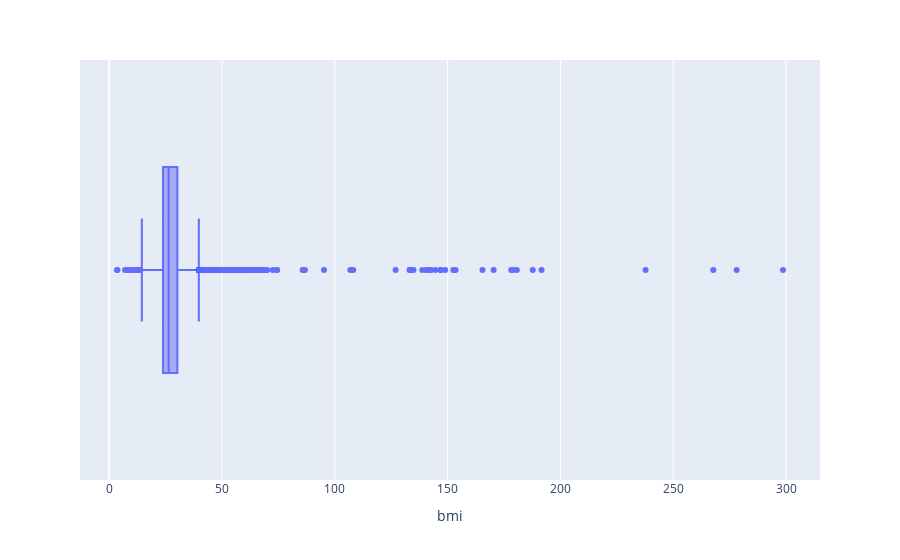

Notebook code cell kept with this figure:
### Markdown cell above
We can see that there is some impossible values for BMI in this dataset. For instance someone with a BMI of 298? and 3.4? That is unreasonable.

### Code cell
# Plot a boxplot on outliers for the BMI column to see outliers

fig = px.box(cardio_train_df, x='bmi');

fig.show()

### Figure 1 — Plotly figure (JSON) as saved in the notebook; plotly's stock layout.template omitted (floating-point values rounded to 4 significant figures; data arrays with more than 128 entries replaced by an {"elided": "..."} marker saying what was removed)
{"data": [{"alignmentgroup": "True", "hovertemplate": "bmi=%{x}<extra></extra>", "legendgroup": "", "marker": {"color": "#636efa"}, "name": "", "notched": false, "offsetgroup": "", "orientation": "h", "showlegend": false, "type": "box", "x": {"elided": "70000 float values"}, "x0": " ", "xaxis": "x", "y0": " ", "yaxis": "y"}], "layout": {"boxmode": "group", "legend": {"tracegroupgap": 0}, "margin": {"t": 60}, "xaxis": {"anchor": "y", "domain": [0, 1], "title": {"text": "bmi"}}, "yaxis": {"anchor": "x", "domain": [0, 1]}}}
